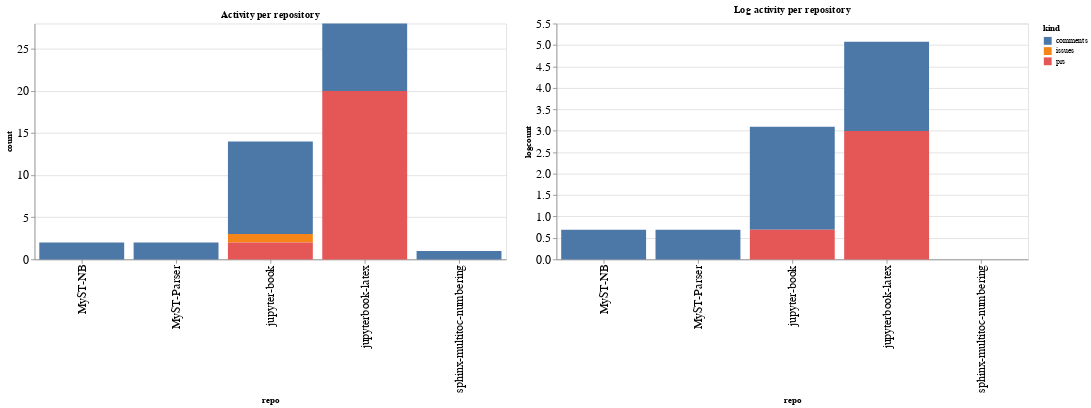

Notebook code cell kept with this figure:
### Code cell
ch1 = alt.Chart(repo_summaries, width=600, title="Activity per repository").mark_bar().encode(
    x='repo',
    y='count',
    color='kind',
    tooltip="kind"
)

ch2 = alt.Chart(repo_summaries, width=600, title="Log activity per repository").mark_bar().encode(
    x='repo',
    y='logcount',
    color='kind',
    tooltip="kind"
)

ch1 | ch2

### Figure 1 — Vega-Lite specification as saved in the notebook (floating-point values rounded to 4 significant figures)
{"config": {"axisLeft": {"labelFontSize": 15}, "axisBottom": {"labelFontSize": 15}}, "hconcat": [{"mark": "bar", "encoding": {"color": {"type": "nominal", "field": "kind"}, "tooltip": {"type": "nominal", "field": "kind"}, "x": {"type": "nominal", "field": "repo"}, "y": {"type": "quantitative", "field": "count"}}, "title": "Activity per repository", "width": 600}, {"mark": "bar", "encoding": {"color": {"type": "nominal", "field": "kind"}, "tooltip": {"type": "nominal", "field": "kind"}, "x": {"type": "nominal", "field": "repo"}, "y": {"type": "quantitative", "field": "logcount"}}, "title": "Log activity per repository", "width": 600}], "data": {"name": "data-5ef5496393759286e24998a3e0122a86"}, "$schema": "https://vega.github.io/schema/vega-lite/v4.8.1.json", "datasets": {"data-5ef5496393759286e24998a3e0122a86": [{"repo": "MyST-NB", "kind": "comments", "count": 2, "logcount": 0.6931}, {"repo": "MyST-Parser", "kind": "comments", "count": 2, "logcount": 0.6931}, {"repo": "jupyter-book", "kind": "comments", "count": 11, "logcount": 2.398}, {"repo": "jupyter-book", "kind": "issues", "count": 1, "logcount": 0.0}, {"repo": "jupyter-book", "kind": "prs", "count": 2, "logcount": 0.6931}, {"repo": "jupyterbook-latex", "kind": "comments", "count": 8, "logcount": 2.079}, {"repo": "jupyterbook-latex", "kind": "prs", "count": 20, "logcount": 2.996}, {"repo": "sphinx-multitoc-numbering", "kind": "comments", "count": 1, "logcount": 0.0}]}}
